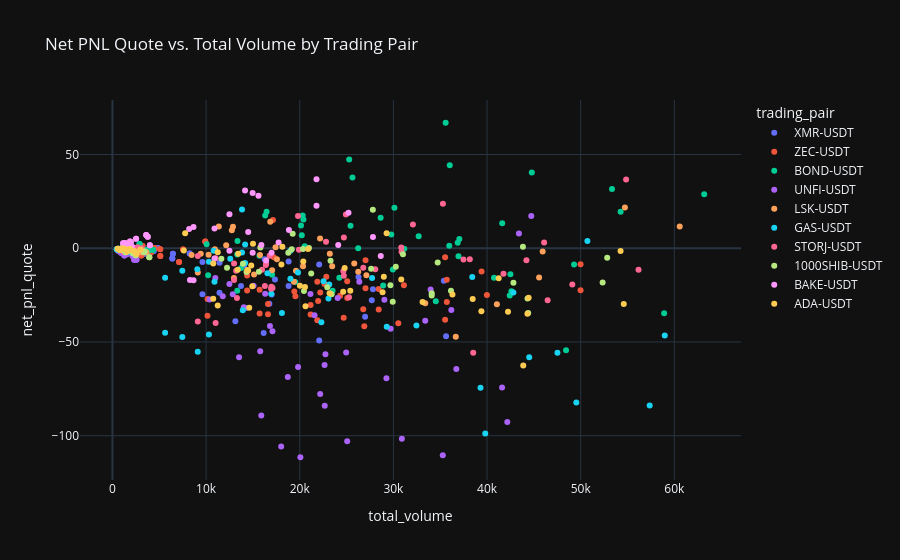

The notebook cell this image was saved under:
### Code cell
import plotly.express as px

# Create a new column with custom hover text
results_df['custom_hover_text'] = results_df.apply(lambda row: f"""
Pair: {row['config']['trading_pair']}
<br>Volume: {row['total_volume']}
<br>PNL: {row['net_pnl_quote']}
<br>Close types: {row['close_types']}

Config:
<br>Id: {row['config']['id']}
<br>BB Length: {row['config']['bb_length']}
<br>BB Std: {row['config']['bb_std']}
<br>Take profit: {row['config']['take_profit']}
<br>Stop loss: {row['config']['stop_loss']}
<br>Time limit: {row['config']['time_limit']}
<br>DCA Spreads: {row['config']['dca_spreads']}
<br>DCA Amounts: {row['config']['dca_amounts_pct']}
""", axis=1)

# Create the scatter plot with the custom hover text
fig = px.scatter(
    results_df,
    x="total_volume",
    y="net_pnl_quote",
    color="trading_pair",  # Color by trading_pair
    hover_data={"custom_hover_text": True},  # Show the custom hover text
    color_discrete_sequence=px.colors.qualitative.Plotly,  # Optional: use a specific color sequence
    title="Net PNL Quote vs. Total Volume by Trading Pair"
)

# Show the figure
fig.show()
